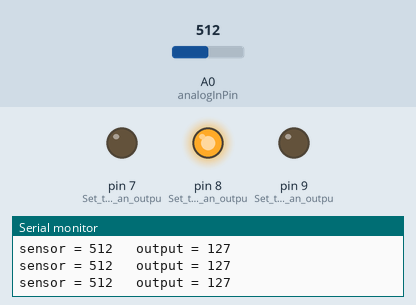
Bench run of a sketch on a simulated Arduino Uno, built with avr-gcc and run on an emulated ATmega328P. Shown: output pins drawn as LEDs (lit = HIGH), the last lines printed to the serial monitor. The test bench sets the inputs (shaded band); at power-on: A0 (analogInPin) = 512.

Above: at 1.2 s.
1.3 s: A0 (analogInPin) set to 210
4.3 s: A0 (analogInPin) set to 186
At 5.5 s:
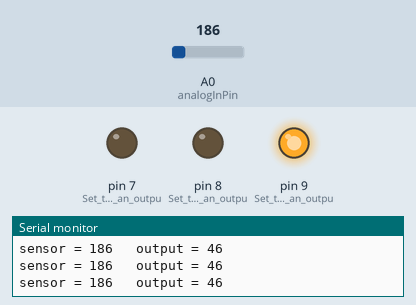
5.8 s: A0 (analogInPin) set to 1023
At 7.0 s:
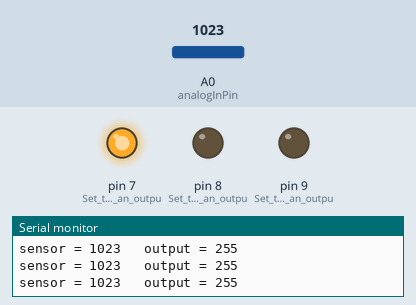
7.3 s: A0 (analogInPin) set to 617
10.3 s: A0 (analogInPin) set to 585
At 11.0 s:
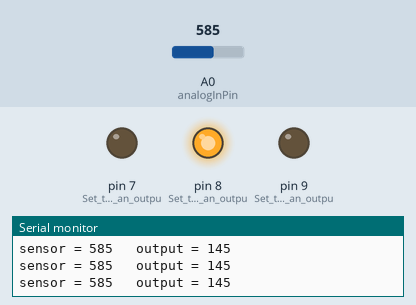
11.8 s: A0 (analogInPin) set to 610
At 12.7 s:
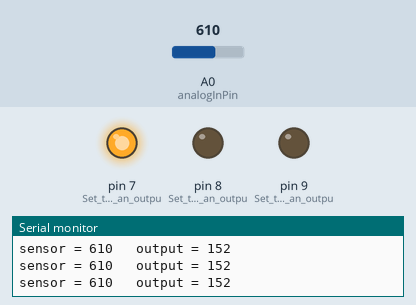
Timing chart, 0 to 14.8 s (numbered marks = the images above; inputs shaded):
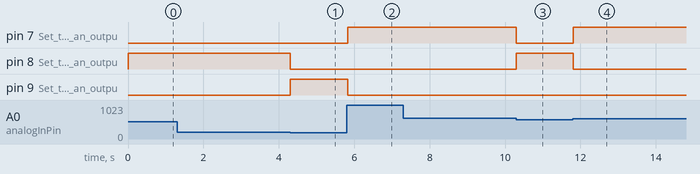

Measured:
- the behaviour switches between 200 and 199 on A0 (analogInPin) (found by bisection; images 0 and 1)
- the behaviour switches between 600 and 599 on A0 (analogInPin) (found by bisection; images 2 and 3)
- after the input at 4.3 s, pin 8 (Set_the_pin_8_as_an_outpu): HIGH → LOW at once; pin 9 (Set_the_pin_9_as_an_outpu): LOW → HIGH at once
- after the input at 5.8 s, pin 7 (Set_the_pin_7_as_an_outpu): LOW → HIGH at once; pin 9 (Set_the_pin_9_as_an_outpu): HIGH → LOW at once
- after the input at 10.3 s, pin 7 (Set_the_pin_7_as_an_outpu): HIGH → LOW at once; pin 8 (Set_the_pin_8_as_an_outpu): LOW → HIGH at once
- after the input at 11.8 s, pin 7 (Set_the_pin_7_as_an_outpu): LOW → HIGH at once; pin 8 (Set_the_pin_8_as_an_outpu): HIGH → LOW at once

The sketch:

Soil_Water_Degree_Measurement_Project.ino
```cpp
/*Bu kodlar AnalogOutSerial örnek Arduino dosyası baz alınarak hazırlanmıştır*/
/*These codes are based on the AnalogOutSerial sample Arduino file*/
/*Bu Proje Saksılarınızın ve Çiçek topraklarınızın sululuk derecesini ölçer*/
// Author : MUSTAFA ERGÜL

// These constants won't change. They're used to give names to the pins used:
const int analogInPin = A0;  // Analog input pin that the potentiometer is attached to

int sensorValue = 0;        // value read from the pot
int outputValue = 0;        // value output to the PWM (analog out)

void setup() {
  // initialize serial communications at 9600 bps:
  Serial.begin(9600);
  pinMode(9, OUTPUT);  // Set the pin 9 as an output
  pinMode(8, OUTPUT);  //Set the pin 8 as an output
  pinMode(7, OUTPUT);  //Set the pin 7 as an output
}

void loop() {
  // read the analog in value:
  sensorValue = analogRead(analogInPin);
  // map it to the range of the analog out:
  outputValue = map(sensorValue, 0, 1023, 0, 255);
  // change the analog out value:

if(sensorValue>0 && sensorValue<200){ //If the water level is low, the commands will work.
  digitalWrite(9,HIGH);
  digitalWrite(8,LOW);
  digitalWrite(7,LOW);
  }

if(sensorValue>=200 && sensorValue<600){ // If the water level in the middle, the commands will work.
   digitalWrite(8,HIGH);
   digitalWrite(9,LOW);
   digitalWrite(7,LOW);
}
 if(sensorValue>=600){ //If the water level is normal, the commands will work.
  digitalWrite(7,HIGH );
  digitalWrite(9,LOW);
  digitalWrite(8,LOW);
    }


  // print the results to the Serial Monitor:
  Serial.print("sensor = ");
  Serial.print(sensorValue);
  Serial.print("\t output = ");
  Serial.println(outputValue);

  // wait 2 milliseconds before the next loop for the analog-to-digital
  // converter to settle after the last reading:
  delay(2);
}
```
